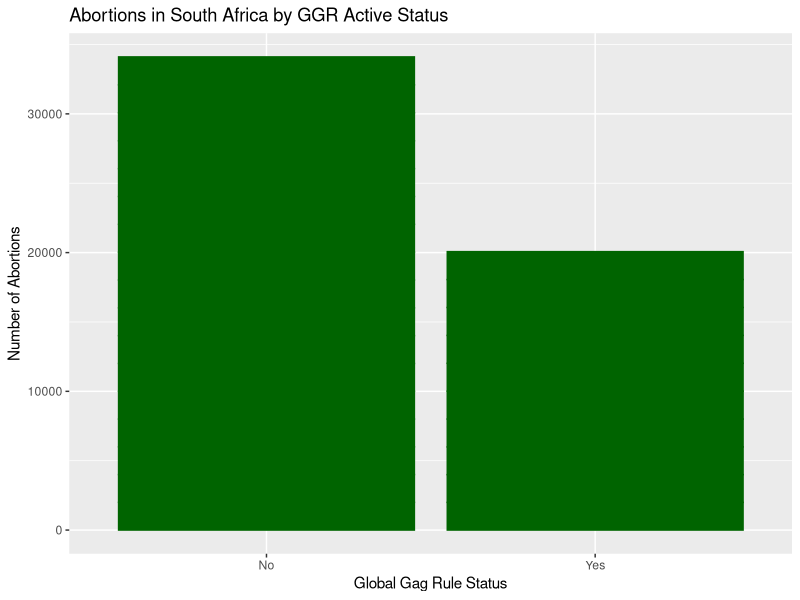
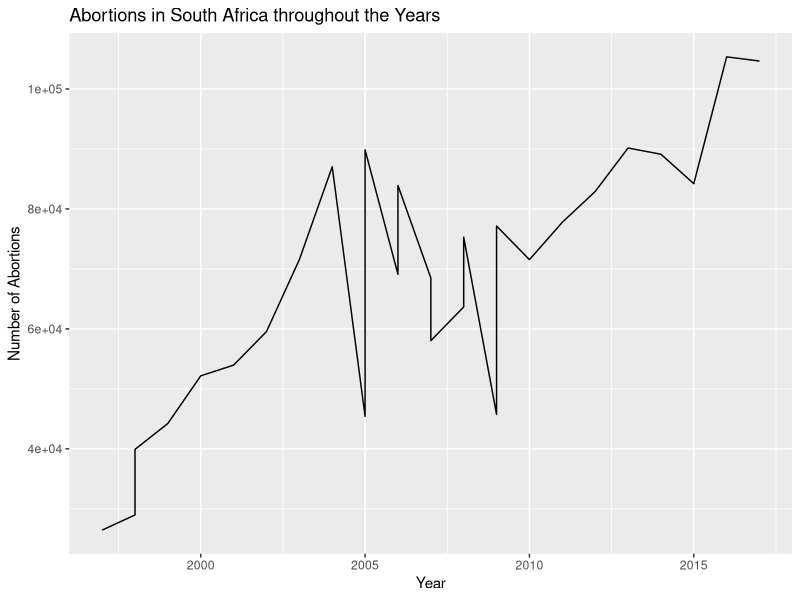

Recreate these plots in R, in order.
## ---- chunk 1
library(tidyverse)
library(dplyr)
library(knitr)
library(kableExtra)
## ---- chunk 2
dataold <-read.csv("Global Abortion Incidence Dataset.csv")
## ---- chunk 3
data <- dataold %>%
  filter (country=="South Africa") %>%
  rename(Year= yearend)  %>%
  rename(`Number of Abortions`=numberofabortions) 

## ---- chunk 4
data <- mutate(data, `Global Gag Rule`=ifelse(Year==1997 | Year== 1998 | Year== 2009 | Year== 1993 | Year== 1994 | Year== 1995 | Year== 1996 | Year== 2014 | Year== 2010 | Year== 2011 | Year== 2012 | Year== 2013, "Yes","No"))
## ---- chunk 5
ggplot(data, aes(x=`Global Gag Rule`, y=Year)) + 
   geom_bar(stat="identity", color="darkgreen",fill="darkgreen")+
 labs(title = "Abortions in South Africa by GGR Active Status", x= "Global Gag Rule Status", y="Number of Abortions")


datasum <- data %>%
  group_by(`Global Gag Rule`) %>%
  summarise(
    Mean = mean(`Number of Abortions`),
    'Standard Deviation'= sd(`Number of Abortions`),
    "P value" = 0.3621
  )


datasum %>%
  kbl(caption="Assessing Number of Abortions in South Africa by GGR Active Status") %>%
  kable_classic(full_width = F, html_font = "Cambria")



## ---- chunk 6
ggplot(data, aes(x=Year, y=`Number of Abortions`)) + 
   geom_line()+
 labs(title = "Abortions in South Africa throughout the Years", x= "Year", y="Number of Abortions")
